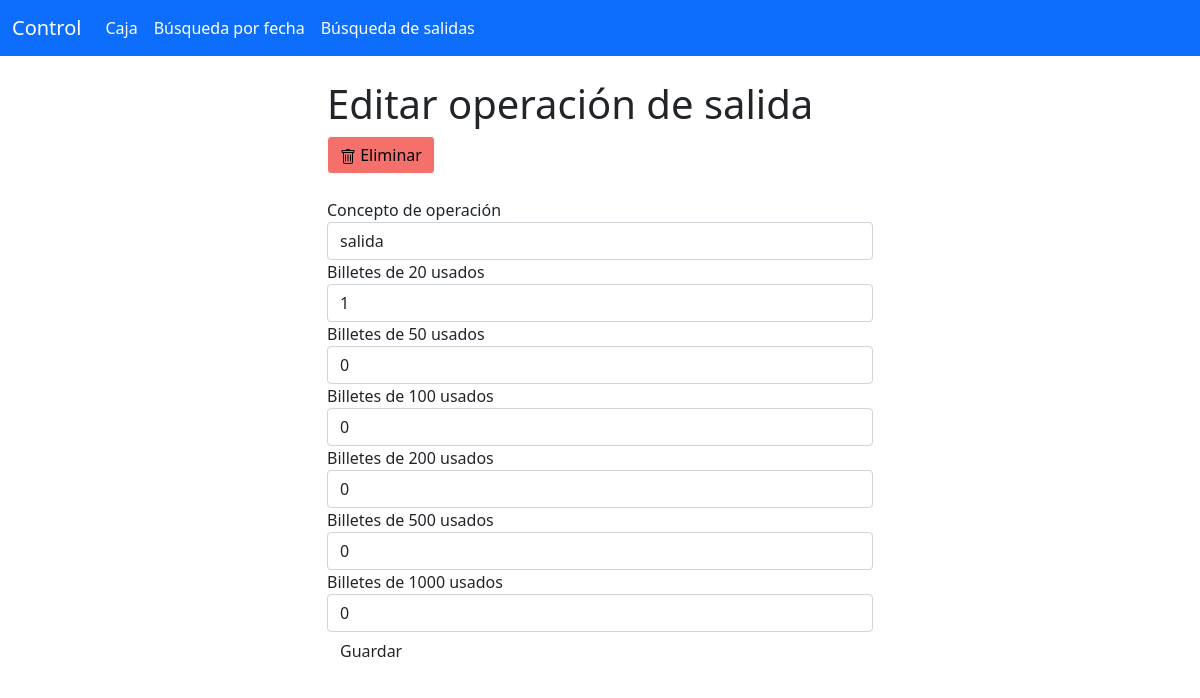
Page /ver?tipo=salida&id=2 on the earlier database version.
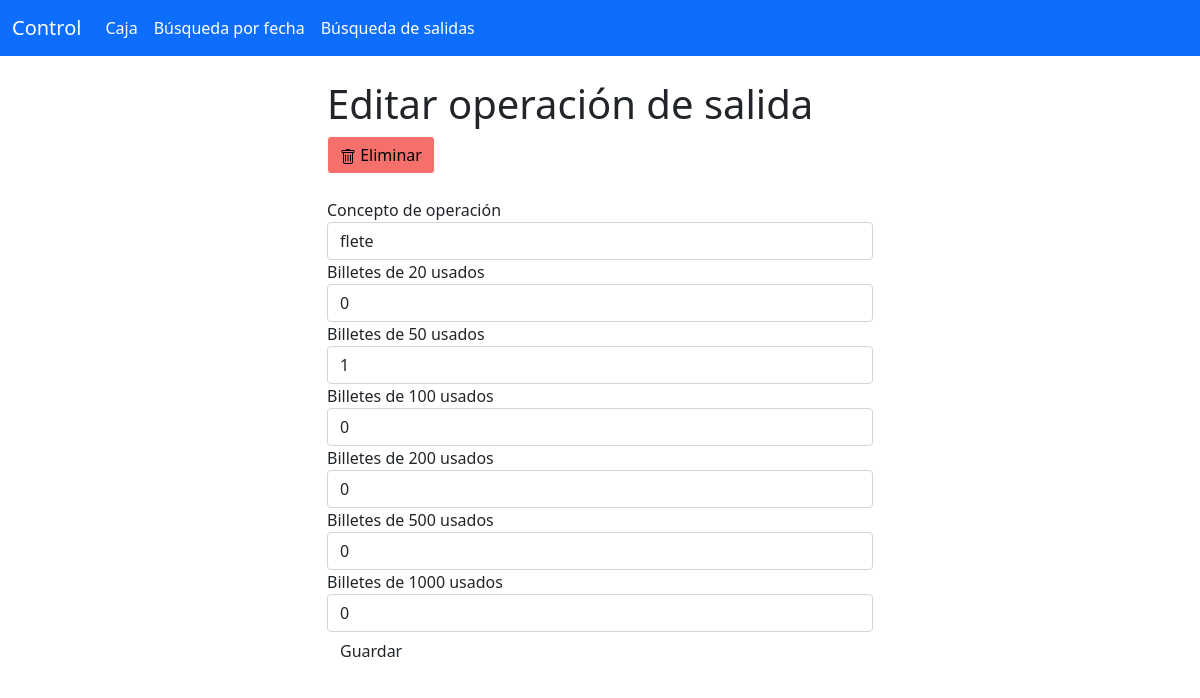
Same page on the later database version.
### app/models.py (models this page shows, shortened)
class Operacion(db.Model):
    __tablename__ = 'operaciones'
    id = db.Column(db.Integer, primary_key = True)
    concepto = db.Column(db.String(120))
    fecha = db.Column(db.Date, index = True, default = datetime.today)
    total = db.Column(db.Float)
    billetes = db.Column(db.String(18))
    tipo = db.Column(db.String(7), index = True)

### app/routes.py (the view, shortened to what this page needs)
@app.route('/ver', methods = ['GET','POST'])
def ver():
    id = request.args.get('id')
    tipo = request.args.get('tipo')
    operacion = Operacion.query.filter_by(id = id).first()
    billetes = obtener_billetes(operacion.billetes)
    if request.method == 'GET':
        form = OperacionForm(concepto = operacion.concepto, billetes_20 = billetes[0], \
            billetes_50 = billetes[1], billetes_100 = billetes[2], \
            billetes_200 = billetes[3], billetes_500 = billetes[4], \
            billetes_1000 = billetes[5])
    return render_template('ver.html', operacion = operacion, form = form)

### app/forms.py
class OperacionForm(FlaskForm):
    concepto = StringField('Concepto de operación', validators = [DataRequired()])
    billetes_20 = IntegerField('Billetes de 20 usados', validators = [Optional()], default = 0, widget = NumberInput(min = 0))
    billetes_50 = IntegerField('Billetes de 50 usados', validators = [Optional()], default = 0, widget = NumberInput(min = 0))
    billetes_100 = IntegerField('Billetes de 100 usados', validators = [Optional()], default = 0, widget = NumberInput(min = 0))
    billetes_200 = IntegerField('Billetes de 200 usados', validators = [Optional()], default = 0, widget = NumberInput(min = 0))
    billetes_500 = IntegerField('Billetes de 500 usados', validators = [Optional()], default = 0, widget = NumberInput(min = 0))
    billetes_1000 = IntegerField('Billetes de 1000 usados', validators = [Optional()], default = 0, widget = NumberInput(min = 0))
    submit = SubmitField('Guardar')

### app/ops.py (called while the page is built)
def obtener_billetes(billetes):
    billetes = billetes.split()
    return billetes

### app/templates/ver.html (shortened to what this page needs)
{% extends 'base.html' %}
{% block app_content %}
{% import 'components.html' as comp %}
{% import 'bootstrap/wtf.html' as wtf %}
<br>
<div class="row d-flex justify-content-center">
    <div class = "col-md-6">
        <h1>Editar operación de {{operacion.tipo}}</h1>
        <div class="col align-self-end">
            <button class="btn btn-light" style="background-color: #F56F6B;" data-bs-toggle="modal" data-bs-target="#Modal1">
                <img src="{{ url_for('static', filename = 'trash.svg' )}}" alt="">
                Eliminar
            </button>
        </div>
        <br>
        <div class = "col-md-12">
            {{wtf.quick_form(form)}}
        </div>
    </div>
</div>
{% endblock %}

Differences in the rows shown:
changed Operacion "salida": concepto "salida" → "flete"
Other differences:
form field billetes_20: "1" → "0"
form field billetes_50: "0" → "1"
